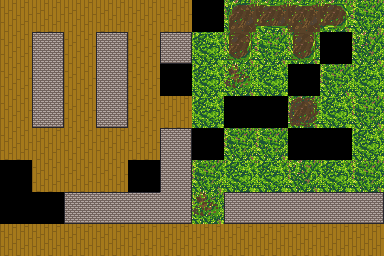

This is a level from a 2D game, rendered from its Tiled map with the project's own tilesets. A one-line summary and the map file follow, with tile-layer data summarised:
An orthogonal 12x8 tile map with 32x32 px tiles, 1 tile layer (Terrain), 6 tilesets and 12 objects (4x Sentry, 3x Barrier, 2x Pacer, Trigger, Player, ...).

<map version="1.0" orientation="orthogonal" renderorder="right-down" width="12" height="8" tilewidth="32" tileheight="32" nextobjectid="85">
 <tileset firstgid="1" source="Ground.tsx" />
 <tileset firstgid="41" name="objects" tilewidth="32" tileheight="32" tilecount="12" columns="4">
  <image source="../../media/tilesets/objects.png" width="128" height="96" />
  <tile id="0">
   <properties>
    <property name="tag" value="bush" />
   </properties>
  </tile>
  <tile id="1">
   <properties>
    <property name="tag" value="sto" />
   </properties>
  </tile>
 </tileset>
 <tileset firstgid="53" name="Enemies" tilewidth="32" tileheight="32" tilecount="8" columns="2">
  <image source="../../media/tilesets/pacer.png" width="64" height="128" />
 </tileset>
 <tileset firstgid="61" name="Player" tilewidth="32" tileheight="32" tilecount="8" columns="4">
  <image source="../../media/tilesets/purple_man.png" width="128" height="64" />
 </tileset>
 <tileset firstgid="69" name="watcher" tilewidth="32" tileheight="32" tilecount="10" columns="2">
  <image source="../../media/tilesets/watcher.png" width="64" height="160" />
 </tileset>
 <tileset firstgid="79" name="Sentry" tilewidth="32" tileheight="32" tilecount="10" columns="2">
  <image source="../../media/tilesets/sentry.png" width="64" height="160" />
 </tileset>
 <layer name="Terrain" width="12" height="8">
  <data>[96 cells, 96 non-empty, 20 distinct tile ids]</data>
 </layer>
 <objectgroup name="Triggers">
  <object id="75" name="Trigger" type="Trigger" gid="49" x="64" y="256" width="32" height="32">
   <properties>
    <property name="group" value="first" />
   </properties>
  </object>
 </objectgroup>
 <objectgroup name="Player">
  <object id="16" name="Player" type="Player" gid="61" x="0" y="256" width="32" height="32">
   <properties>
    <property name="rocks" type="int" value="10" />
   </properties>
  </object>
 </objectgroup>
 <objectgroup name="Enemies">
  <object id="52" name="Pacer" type="Pacer" gid="59" x="352" y="256" width="32" height="32">
   <properties>
    <property name="facing" value="west" />
   </properties>
  </object>
  <object id="77" name="Sentry" type="Sentry" gid="79" x="256" y="160" width="32" height="32">
   <properties>
    <property name="facing" value="south" />
   </properties>
  </object>
  <object id="80" name="Sentry" type="Sentry" gid="86" x="224" y="96" width="32" height="32">
   <properties>
    <property name="facing" value="west" />
   </properties>
  </object>
  <object id="79" name="Sentry" type="Sentry" gid="81" x="256" y="64" width="32" height="32">
   <properties>
    <property name="facing" value="north" />
   </properties>
  </object>
  <object id="78" name="Sentry" type="Sentry" gid="84" x="320" y="96" width="32" height="32">
   <properties>
    <property name="facing" value="east" />
   </properties>
  </object>
  <object id="84" name="Pacer" type="Pacer" gid="53" x="64" y="128" width="32" height="32">
   <properties>
    <property name="facing" value="south" />
   </properties>
  </object>
 </objectgroup>
 <objectgroup name="Props">
  <object id="14" name="Portal" type="Portal" gid="43" x="160" y="32" width="32" height="32" />
  <object id="76" name="Barrier" type="Barrier" gid="51" x="288" y="256" width="32" height="32">
   <properties>
    <property name="group" value="first" />
   </properties>
  </object>
  <object id="82" name="Barrier" type="Barrier" gid="51" x="0" y="64" width="32" height="32">
   <properties>
    <property name="group" value="first" />
   </properties>
  </object>
  <object id="83" name="Barrier" type="Barrier" gid="51" x="0" y="64" width="32" height="32">
   <properties>
    <property name="group" value="first" />
   </properties>
  </object>
 </objectgroup>
</map>